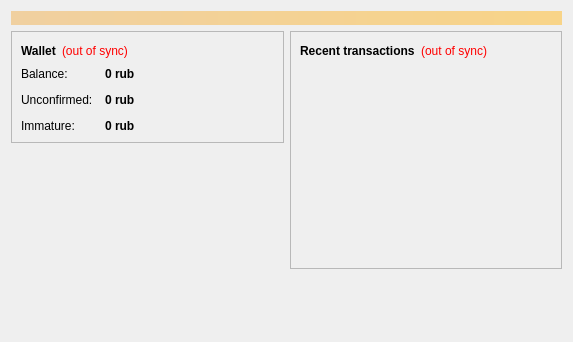
<?xml version="1.0" encoding="UTF-8"?>
<ui version="4.0">
 <class>OverviewPage</class>
 <widget class="QWidget" name="OverviewPage">
  <property name="geometry">
   <rect>
    <x>0</x>
    <y>0</y>
    <width>573</width>
    <height>342</height>
   </rect>
  </property>
  <property name="windowTitle">
   <string>Form</string>
  </property>
  <layout class="QVBoxLayout" name="topLayout">
   <item>
    <widget class="QLabel" name="labelAlerts">
     <property name="visible">
      <bool>false</bool>
     </property>
     <property name="styleSheet">
      <string notr="true">background-color: qlineargradient(x1: 0, y1: 0, x2: 1, y2: 0, stop:0 #F0D0A0, stop:1 #F8D488); color:#000000;</string>
     </property>
     <property name="wordWrap">
      <bool>true</bool>
     </property>
     <property name="margin">
      <number>3</number>
     </property>
    </widget>
   </item>
   <item>
    <layout class="QHBoxLayout" name="horizontalLayout" stretch="1,1">
     <item>
      <layout class="QVBoxLayout" name="verticalLayout_2">
       <item>
        <widget class="QFrame" name="frame">
         <property name="frameShape">
          <enum>QFrame::StyledPanel</enum>
         </property>
         <property name="frameShadow">
          <enum>QFrame::Raised</enum>
         </property>
         <layout class="QVBoxLayout" name="verticalLayout_4">
          <item>
           <layout class="QHBoxLayout" name="horizontalLayout_4">
            <item>
             <widget class="QLabel" name="label_5">
              <property name="font">
               <font>
                <weight>75</weight>
                <bold>true</bold>
               </font>
              </property>
              <property name="text">
               <string>Wallet</string>
              </property>
             </widget>
            </item>
            <item>
             <widget class="QLabel" name="labelWalletStatus">
              <property name="toolTip">
               <string>The displayed information may be out of date. Your wallet automatically synchronizes with the Rubex network after a connection is established, but this process has not completed yet.</string>
              </property>
              <property name="styleSheet">
               <string notr="true">QLabel { color: red; }</string>
              </property>
              <property name="text">
               <string notr="true">(out of sync)</string>
              </property>
              <property name="alignment">
               <set>Qt::AlignLeading|Qt::AlignLeft|Qt::AlignVCenter</set>
              </property>
             </widget>
            </item>
            <item>
             <spacer name="horizontalSpacer_2">
              <property name="orientation">
               <enum>Qt::Horizontal</enum>
              </property>
              <property name="sizeHint" stdset="0">
               <size>
                <width>40</width>
                <height>20</height>
               </size>
              </property>
             </spacer>
            </item>
           </layout>
          </item>
          <item>
           <layout class="QFormLayout" name="formLayout_2">
            <property name="fieldGrowthPolicy">
             <enum>QFormLayout::AllNonFixedFieldsGrow</enum>
            </property>
            <property name="horizontalSpacing">
             <number>12</number>
            </property>
            <property name="verticalSpacing">
             <number>12</number>
            </property>
            <item row="0" column="0">
             <widget class="QLabel" name="label">
              <property name="text">
               <string>Balance:</string>
              </property>
             </widget>
            </item>
            <item row="0" column="1">
             <widget class="QLabel" name="labelBalance">
              <property name="font">
               <font>
                <weight>75</weight>
                <bold>true</bold>
               </font>
              </property>
              <property name="cursor">
               <cursorShape>IBeamCursor</cursorShape>
              </property>
              <property name="toolTip">
               <string>Your current balance</string>
              </property>
              <property name="text">
               <string notr="true">0 rub</string>
              </property>
              <property name="textInteractionFlags">
               <set>Qt::LinksAccessibleByMouse|Qt::TextSelectableByKeyboard|Qt::TextSelectableByMouse</set>
              </property>
             </widget>
            </item>
            <item row="1" column="0">
             <widget class="QLabel" name="label_3">
              <property name="text">
               <string>Unconfirmed:</string>
              </property>
             </widget>
            </item>
            <item row="1" column="1">
             <widget class="QLabel" name="labelUnconfirmed">
              <property name="font">
               <font>
                <weight>75</weight>
                <bold>true</bold>
               </font>
              </property>
              <property name="cursor">
               <cursorShape>IBeamCursor</cursorShape>
              </property>
              <property name="toolTip">
               <string>Total of transactions that have yet to be confirmed, and do not yet count toward the current balance</string>
              </property>
              <property name="text">
               <string notr="true">0 rub</string>
              </property>
              <property name="textInteractionFlags">
               <set>Qt::LinksAccessibleByMouse|Qt::TextSelectableByKeyboard|Qt::TextSelectableByMouse</set>
              </property>
             </widget>
            </item>
            <item row="2" column="0">
             <widget class="QLabel" name="labelImmatureText">
              <property name="text">
               <string>Immature:</string>
              </property>
             </widget>
            </item>
            <item row="2" column="1">
             <widget class="QLabel" name="labelImmature">
              <property name="font">
               <font>
                <weight>75</weight>
                <bold>true</bold>
               </font>
              </property>
              <property name="toolTip">
               <string>Mined balance that has not yet matured</string>
              </property>
              <property name="text">
               <string notr="true">0 rub</string>
              </property>
              <property name="textInteractionFlags">
               <set>Qt::LinksAccessibleByMouse|Qt::TextSelectableByKeyboard|Qt::TextSelectableByMouse</set>
              </property>
             </widget>
            </item>
           </layout>
          </item>
         </layout>
        </widget>
       </item>
       <item>
        <spacer name="verticalSpacer">
         <property name="orientation">
          <enum>Qt::Vertical</enum>
         </property>
         <property name="sizeHint" stdset="0">
          <size>
           <width>20</width>
           <height>40</height>
          </size>
         </property>
        </spacer>
       </item>
      </layout>
     </item>
     <item>
      <layout class="QVBoxLayout" name="verticalLayout_3">
       <item>
        <widget class="QFrame" name="frame_2">
         <property name="frameShape">
          <enum>QFrame::StyledPanel</enum>
         </property>
         <property name="frameShadow">
          <enum>QFrame::Raised</enum>
         </property>
         <layout class="QVBoxLayout" name="verticalLayout">
          <item>
           <layout class="QHBoxLayout" name="horizontalLayout_2">
            <item>
             <widget class="QLabel" name="label_4">
              <property name="text">
               <string>&lt;b&gt;Recent transactions&lt;/b&gt;</string>
              </property>
             </widget>
            </item>
            <item>
             <widget class="QLabel" name="labelTransactionsStatus">
              <property name="toolTip">
               <string>The displayed information may be out of date. Your wallet automatically synchronizes with the Rubex network after a connection is established, but this process has not completed yet.</string>
              </property>
              <property name="styleSheet">
               <string notr="true">QLabel { color: red; }</string>
              </property>
              <property name="text">
               <string notr="true">(out of sync)</string>
              </property>
              <property name="alignment">
               <set>Qt::AlignRight|Qt::AlignTrailing|Qt::AlignVCenter</set>
              </property>
             </widget>
            </item>
            <item>
             <spacer name="horizontalSpacer">
              <property name="orientation">
               <enum>Qt::Horizontal</enum>
              </property>
              <property name="sizeHint" stdset="0">
               <size>
                <width>40</width>
                <height>20</height>
               </size>
              </property>
             </spacer>
            </item>
           </layout>
          </item>
          <item>
           <widget class="QListView" name="listTransactions">
            <property name="styleSheet">
             <string notr="true">QListView { background: transparent; }</string>
            </property>
            <property name="frameShape">
             <enum>QFrame::NoFrame</enum>
            </property>
            <property name="verticalScrollBarPolicy">
             <enum>Qt::ScrollBarAlwaysOff</enum>
            </property>
            <property name="horizontalScrollBarPolicy">
             <enum>Qt::ScrollBarAlwaysOff</enum>
            </property>
            <property name="selectionMode">
             <enum>QAbstractItemView::NoSelection</enum>
            </property>
           </widget>
          </item>
         </layout>
        </widget>
       </item>
       <item>
        <spacer name="verticalSpacer_2">
         <property name="orientation">
          <enum>Qt::Vertical</enum>
         </property>
         <property name="sizeHint" stdset="0">
          <size>
           <width>20</width>
           <height>40</height>
          </size>
         </property>
        </spacer>
       </item>
      </layout>
     </item>
    </layout>
   </item>
  </layout>
 </widget>
 <resources/>
 <connections/>
</ui>
